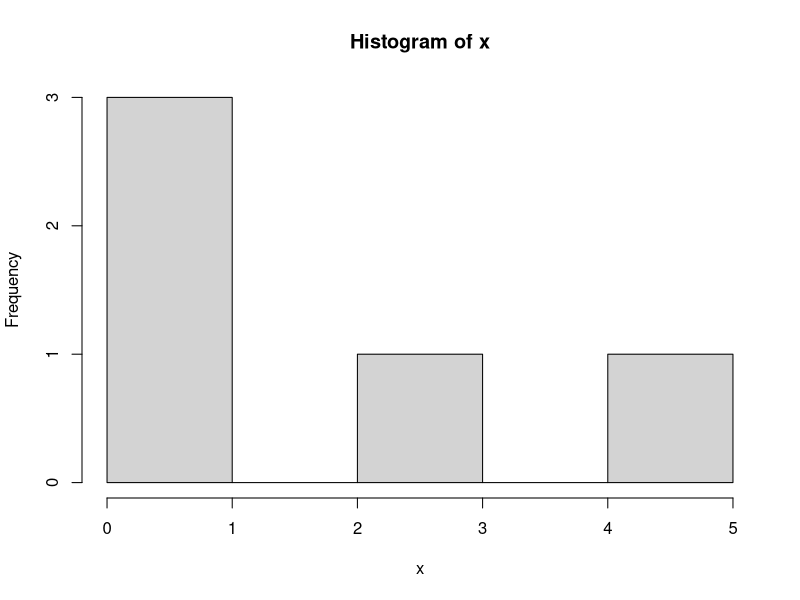
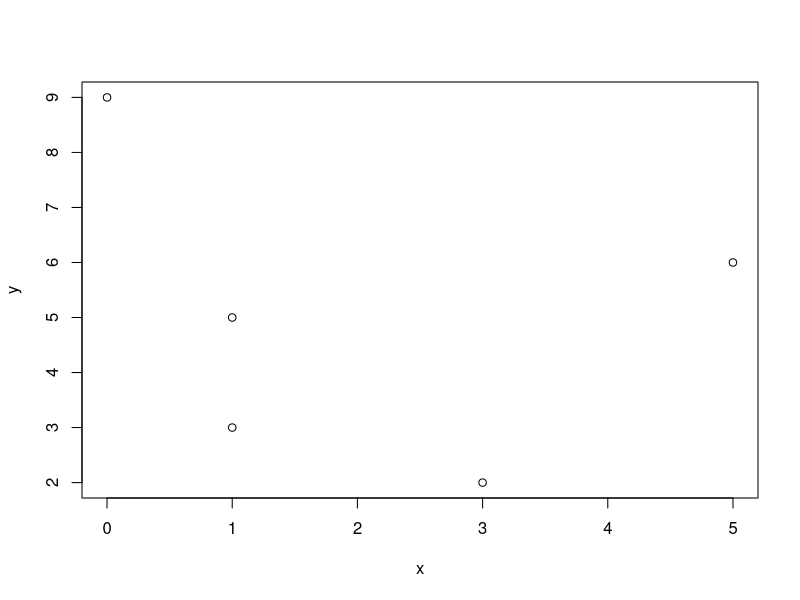

Write R code to recreate these figures, in order.
## ---- chunk 1
# Skapar två numeriska vektorer
x <- c(3, 1, 1, 5, 0)
y <- c(2, 3, 5, 6, 9)
ymis <- c(3, NA, 6, 3, 6)
## ---- chunk 2
# Funktion för att summera värdera i en vektor
sum(x)
## ---- chunk 3
# length() beräknar antalet element i en vektor och spara i objektet n
n <- length(x)
n
## ---- chunk 4
# Beräkna medelvärdet av en vektor
xbar <- sum(x)/n
xbar

# Beräkna stickprovsvarians s^2
s2 <- sum( (x - xbar)^2 )/(n -1)
s2

# Funktioner för medelvärdet och stickprovsvarians. Jämfört med resultat ovan
mean(x)
var(x)

# Skapa en vektor som repeterar ett värde 
z <- rep(3, 5)
z

# Funktion som skapar en sekvens från 2 till 3 med steglängd 0.25
w <- seq(from = 2, to = 3, by = 0.25)
w

# Skapa en en vektor av element som repeterats 
r <- c(rep(1, 3), rep(4, 2), rep(9, 10))
r

# Summan av ymis blir NA eftersom 3 + NA + 6 + 3 + 6 blir NA.
sum(ymis) 

# Funktionen help() ger en beskrivning av vad en funktion gör
help(sum)
## ---- chunk 5
# Genom att använda argumentet na.rm exkluderas NA
sum(ymis, na.rm = TRUE) 

## ---- chunk 6
hist(x)
plot(x, y)
## ---- chunk 7
# Funktionen ls() listar alla objekt i minnet
ls()
# Funktionen rm() raderar ett objekt
rm(y)
# Se om objektet y finns kvar
ls()
